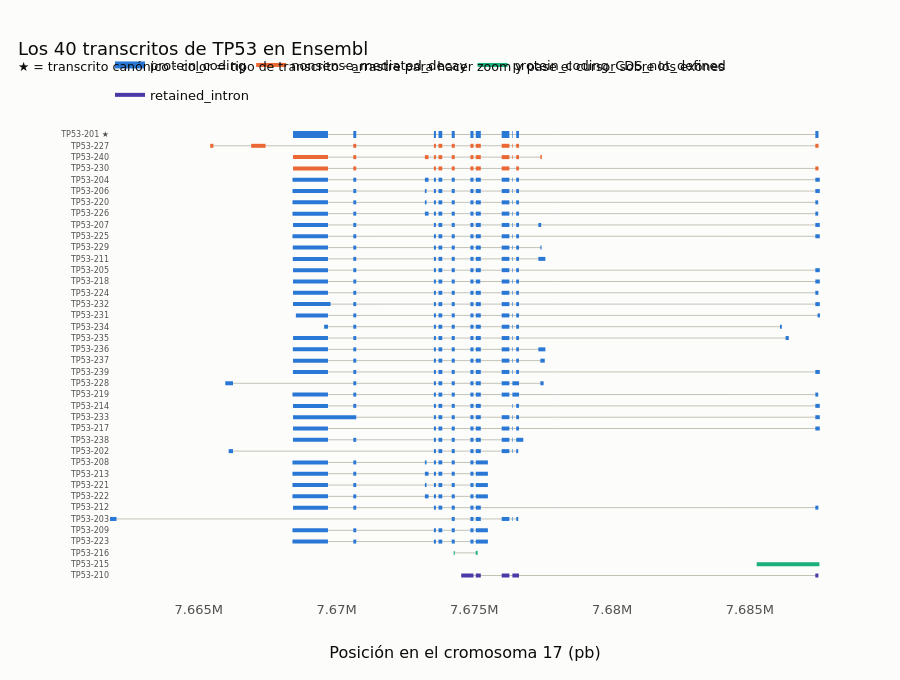

This figure's notebook cell:
### Markdown cell above
> 🔎 **Qué observamos.** El exón 1 (a la derecha, porque el gen está en la hebra −) es **completamente no
> codificante**: la proteína empieza en el exón 2. Más del 90 % del locus es intrón. Un gen humano típico se parece
> más a un archipiélago que a un continente.

### Todos los transcritos del gen

Ensembl reporta decenas de transcritos para *TP53*: distintas combinaciones de exones (*splicing* alternativo),
distintos inicios de transcripción y algunos transcritos que no producen proteína. El gráfico interactivo permite
explorarlos: pase el cursor sobre cada exón para ver sus coordenadas.

### Code cell
tx = sorted(tp53_ens["Transcript"], key=lambda t: (not t.get("is_canonical"), t["biotype"], -len(t["Exon"])))
biotype_color = {"protein_coding": ec.BLUE, "nonsense_mediated_decay": ec.ORANGE,
                 "retained_intron": ec.VIOLET, "protein_coding_CDS_not_defined": ec.AQUA}
fig = go.Figure()
shown = set()
for row, t in enumerate(tx):
    col = biotype_color.get(t["biotype"], ec.MUTED)
    fig.add_trace(go.Scatter(x=[t["start"], t["end"]], y=[row, row], mode="lines",
                             line=dict(color=ec.BASELINE, width=1), hoverinfo="skip", showlegend=False))
    xs, ys, texts = [], [], []
    for k, e in enumerate(sorted(t["Exon"], key=lambda e: -e["start"]), 1):
        xs += [e["start"], e["end"], None]; ys += [row, row, None]
        texts += [f"{t['display_name']} ({t['id']})<br>exón {k}: {e['start']:,}–{e['end']:,}"
                  f" ({e['end'] - e['start'] + 1} nt)<br>tipo: {t['biotype']}"] * 2 + [None]
    fig.add_trace(go.Scatter(x=xs, y=ys, mode="lines", line=dict(color=col, width=7 if t.get("is_canonical") else 4),
                             text=texts, hovertemplate="%{text}<extra></extra>", name=t["biotype"],
                             legendgroup=t["biotype"], showlegend=t["biotype"] not in shown))
    shown.add(t["biotype"])
fig.update_yaxes(tickvals=list(range(len(tx))), ticktext=[t["display_name"] + (" ★" if t.get("is_canonical") else "")
                                                        for t in tx], autorange="reversed", showgrid=False,
                 tickfont=dict(size=8))
fig.update_xaxes(title=f"Posición en el cromosoma {tp53_ens['seq_region_name']} (pb)")
fig.update_layout(title=dict(text=f"Los {len(tx)} transcritos de TP53 en Ensembl"
                                  "<br><sup>★ = transcrito canónico · color = tipo de transcrito · arrastre para "
                                  "hacer zoom y pase el cursor sobre los exones</sup>"),
                  height=680, margin=dict(l=110, t=110), legend=dict(orientation="h", yanchor="bottom", y=1.0, x=0))
fig.show()
